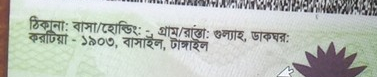
#> input picture address images/01ce6af2-9f0d-40af-ad9a-3a6c36215fcd.png, 377 x 77 px; its folder holds only this picture in this run
$ python check.py   (older library calls are emulated)
#> lines starting #> are read from the running program, lines starting #| are printed output that depends on the picture; long printed decimals are rounded
import cv2
import numpy as np
import os
import pandas as pd
from tqdm import tqdm
from math import degrees, atan2

def detect_blur_level(image_path):
    """
    Detect blur level using only Laplacian variance.
    Returns the blur score and a label ('blur' or 'clear').
    """
    img = cv2.imread(image_path)
    if img is None:
        print(f"Error: Could not read image {image_path}")
        return None

    # Compute variance of Laplacian
    gray = cv2.cvtColor(img, cv2.COLOR_BGR2GRAY)
    edge_var = cv2.Laplacian(gray, cv2.CV_64F).var()

    return edge_var

def get_line_angle(x1, y1, x2, y2):
    angle = degrees(atan2(y2 - y1, x2 - x1))
    return angle % 180  # keep within [0, 180)

def detect_card_angle_fixed(image_path, output_dir=None):
    """
    Detect card angle using Hough Line Transform
    """
    img = cv2.imread(image_path)
    if img is None:
        print(f"Error: Could not read image {image_path}")
        return None

    original_img = img.copy()
    height, width = img.shape[:2]
    gray = cv2.cvtColor(img, cv2.COLOR_BGR2GRAY)
    blurred = cv2.GaussianBlur(gray, (5, 5), 0)
    edges = cv2.Canny(blurred, 50, 150)

    # Probabilistic Hough Transform — gives endpoints
    lines = cv2.HoughLinesP(edges, 1, np.pi / 180, threshold=80, minLineLength=50, maxLineGap=10)

    if lines is None or len(lines) == 0:
        return 0

    # Calculate angles for each line
    angles = []
    for line in lines:
        x1, y1, x2, y2 = line[0]
        angle = get_line_angle(x1, y1, x2, y2)
        # Only consider angles in a valid range, e.g., ignore near-horizontal lines
        if 10 < angle < 170:  # avoid noise
            angles.append(angle)

    if not angles:
        return 0

    # Get the dominant rotation angle (most common bin)
    hist = np.histogram(angles, bins=180, range=(0, 180))
    bin_centers = (hist[1][:-1] + hist[1][1:]) / 2
    dominant_angle = bin_centers[np.argmax(hist[0])]

    return dominant_angle

def process_images_and_create_csv():
    """
    Process all images in the address images folder and create CSV with results
    """
    # Define the image directory path
    image_dir = "address images"

    # Check if directory exists
    if not os.path.exists(image_dir):
        print(f"Error: Directory {image_dir} does not exist")
        return

    # Get all image files
    image_extensions = ['.jpg', '.jpeg', '.png', '.bmp', '.tiff', '.tif']
    image_files = []

    for file in os.listdir(image_dir):
        if any(file.lower().endswith(ext) for ext in image_extensions):
            image_files.append(file)

    if not image_files:
        print("No image files found in the directory")
        return

    print(f"Found {len(image_files)} images to process")

    # Process each image with progress bar
    results = []

    for image_file in tqdm(image_files, desc="Processing images", unit="image"):
        image_path = os.path.join(image_dir, image_file)

        # Detect blur level
        blur_score = detect_blur_level(image_path)
#> in detect_blur_level, img is the input picture: shape (77, 377, 3); mean B, G, R 186.1, 192.9, 187.6
#> in detect_blur_level, `gray = cv2.cvtColor(img, cv2.COLOR_BGR2GRAY)`:
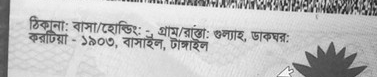
#> gray: shape (77, 377); min 29, max 255, mean 190.5
#> in detect_blur_level, `edge_var = cv2.Laplacian(gray, cv2.CV_64F).var()`: edge_var = 2610.9
#> blur_score = 2610.9

        # Detect angle
        detected_angle = detect_card_angle_fixed(image_path)
#> in detect_card_angle_fixed, `blurred = cv2.GaussianBlur(gray, (5, 5), 0)`:
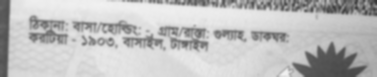
#> blurred: shape (77, 377); min 54, max 241, mean 190.5
#> in detect_card_angle_fixed, `edges = cv2.Canny(blurred, 50, 150)`:
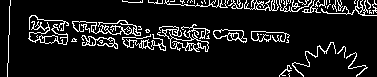
#> edges: shape (77, 377); 10.2% white in thin lines or dots
#> in detect_card_angle_fixed, `lines = cv2.HoughLinesP(edges, 1, np.pi / 180, threshold=80, minLineLe..`: lines = [[122, 1, 327, 12], [29, 18, 132, 24], [76, 30, 288, 41], [29, 23, 140, 26], [29, 27, 220, 31], [77, 31, 171, 36], [83, 27, 141, 28], [82, 36, 207, 44], [29, 39, 208, 48], [142, 0, 376, 8]]
#> the loop in detect_card_angle_fixed, `for line in lines:` made 10 passes
#> (x1, y1, x2, y2, angle) on passes 1 to 10: (122, 1, 327, 12, 3.07), (29, 18, 132, 24, 3.33), (76, 30, 288, 41, 2.97), (29, 23, 140, 26, 1.55), (29, 27, 220, 31, 1.2), (77, 31, 171, 36, 3.04), (83, 27, 141, 28, 0.988), (82, 36, 207, 44, 3.66), (29, 39, 208, 48, 2.88), (142, 0, 376, 8, 1.96)
#> after the loop in detect_card_angle_fixed, `for line in lines:`: angles = []

        # Store results
        results.append({
            'image_name': image_file,
            'detected_blur': blur_score,
            'detected_angle': detected_angle
        })

    # Create DataFrame and save to CSV
    df = pd.DataFrame(results)
#> df = table of 1 rows and 3 columns
    csv_path = "image_analysis_results.csv"
    df.to_csv(csv_path, index=False)

    print(f"\nProcessing complete! Results saved to: {csv_path}")
    print(f"Total images processed: {len(results)}")
#| Total images processed: 1
    print("\nFirst few results:")
    print(df.head())
#|                                  image_name  detected_blur  detected_angle
#| 0  01ce6af2-9f0d-40af-ad9a-3a6c36215fcd.png    2610.948               0

if __name__ == "__main__":
    process_images_and_create_csv()

$ run again, on address images/09a0645a-353a-46d6-ba05-b31efa35bd92.png
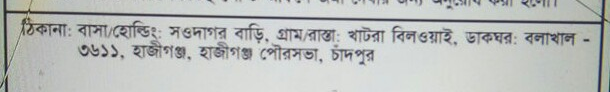
#> input picture address images/09a0645a-353a-46d6-ba05-b31efa35bd92.png, 610 x 92 px
#> in detect_blur_level, img is the input picture: shape (92, 610, 3); mean B, G, R 187.6, 189.8, 187
#> edge_var = 1241.3
#> in detect_card_angle_fixed, `blurred = cv2.GaussianBlur(gray, (5, 5), 0)`:
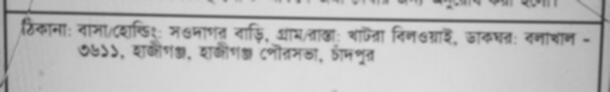
#> blurred: shape (92, 610); min 56, max 222, mean 188.8
#> in detect_card_angle_fixed, `edges = cv2.Canny(blurred, 50, 150)`:
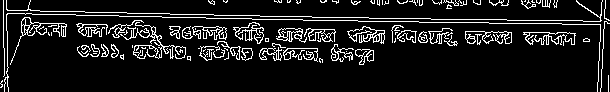
#> edges: shape (92, 610); 10.6% white in thin lines or dots
#> lines = 47 rows, first 6: [447, 19, 560, 20], [206, 18, 473, 22], [169, 26, 263, 28], [80, 27, 155, 29], [170, 32, 262, 32], [353, 40, 511, 42]
#> the loop in detect_card_angle_fixed, `for line in lines:` made 47 passes
#> (x1, y1, x2, y2, angle) on passes 1 to 8: (447, 19, 560, 20, 0.507), (206, 18, 473, 22, 0.858), (169, 26, 263, 28, 1.22), (80, 27, 155, 29, 1.53), (170, 32, 262, 32, 0), (353, 40, 511, 42, 0.725), (348, 33, 451, 37, 2.22), (78, 29, 155, 30, 0.744)
#> after the loop in detect_card_angle_fixed, `for line in lines:`: angles = [89.33]
#> bin_centers = 180 values from 0.5 to 179.5
#> dominant_angle = 89.5
#> df = table of 1 rows and 3 columns
#| Total images processed: 1
#|                                  image_name  detected_blur  detected_angle
#| 0  09a0645a-353a-46d6-ba05-b31efa35bd92.png    1241.340            89.5

$ run again, on address images/0de36f79-bca9-426e-88b2-2d81c8d61558.png
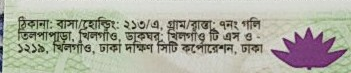
#> input picture address images/0de36f79-bca9-426e-88b2-2d81c8d61558.png, 351 x 73 px
#> in detect_blur_level, img is the input picture: shape (73, 351, 3); mean B, G, R 162.5, 175.4, 174.8
#> in detect_blur_level, `gray = cv2.cvtColor(img, cv2.COLOR_BGR2GRAY)`:
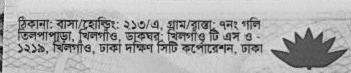
#> gray: shape (73, 351); min 2, max 235, mean 173.7
#> edge_var = 3583.6
#> in detect_card_angle_fixed, `edges = cv2.Canny(blurred, 50, 150)`:
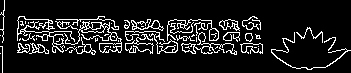
#> edges: shape (73, 351); 11.5% white in thin lines or dots
#> lines = 21 rows, first 6: [18, 26, 108, 30], [150, 40, 251, 40], [77, 21, 239, 30], [214, 51, 271, 51], [99, 43, 213, 43], [225, 43, 288, 51]
#> the loop in detect_card_angle_fixed, `for line in lines:` made 21 passes
#> (x1, y1, x2, y2, angle) on passes 1 to 8: (18, 26, 108, 30, 2.54), (150, 40, 251, 40, 0), (77, 21, 239, 30, 3.18), (214, 51, 271, 51, 0), (99, 43, 213, 43, 0), (225, 43, 288, 51, 7.24), (17, 52, 135, 52, 0), (55, 21, 145, 28, 4.45)
#> after the loop in detect_card_angle_fixed, `for line in lines:`: angles = []
#> df = table of 1 rows and 3 columns
#| Total images processed: 1
#|                                  image_name  detected_blur  detected_angle
#| 0  0de36f79-bca9-426e-88b2-2d81c8d61558.png    3583.595               0

$ run again, on address images/03310f1c-3c2d-4625-b1ac-a43ca46bbb64.png
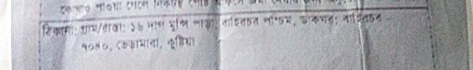
#> input picture address images/03310f1c-3c2d-4625-b1ac-a43ca46bbb64.png, 473 x 70 px
#> in detect_blur_level, img is the input picture: shape (70, 473, 3); mean B, G, R 180.9, 175.2, 175.2
#> edge_var = 512.5
#> in detect_card_angle_fixed, `blurred = cv2.GaussianBlur(gray, (5, 5), 0)`:
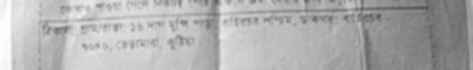
#> blurred: shape (70, 473); min 82, max 254, mean 175.8
#> in detect_card_angle_fixed, `edges = cv2.Canny(blurred, 50, 150)`:
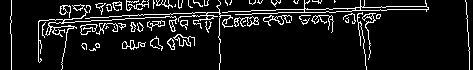
#> edges: shape (70, 473); 9.3% white in thin lines or dots
#> lines = 15 rows, first 6: [109, 16, 275, 10], [290, 12, 403, 9], [170, 17, 263, 13], [38, 23, 206, 15], [199, 19, 328, 15], [81, 29, 300, 18]
#> the loop in detect_card_angle_fixed, `for line in lines:` made 15 passes
#> (x1, y1, x2, y2, angle) on passes 1 to 8: (109, 16, 275, 10, 177.9), (290, 12, 403, 9, 178.5), (170, 17, 263, 13, 177.5), (38, 23, 206, 15, 177.3), (199, 19, 328, 15, 178.2), (81, 29, 300, 18, 177.1), (96, 26, 184, 20, 176.1), (116, 25, 169, 24, 178.9)
#> after the loop in detect_card_angle_fixed, `for line in lines:`: angles = []
#> df = table of 1 rows and 3 columns
#| Total images processed: 1
#|                                  image_name  detected_blur  detected_angle
#| 0  03310f1c-3c2d-4625-b1ac-a43ca46bbb64.png     512.544               0
